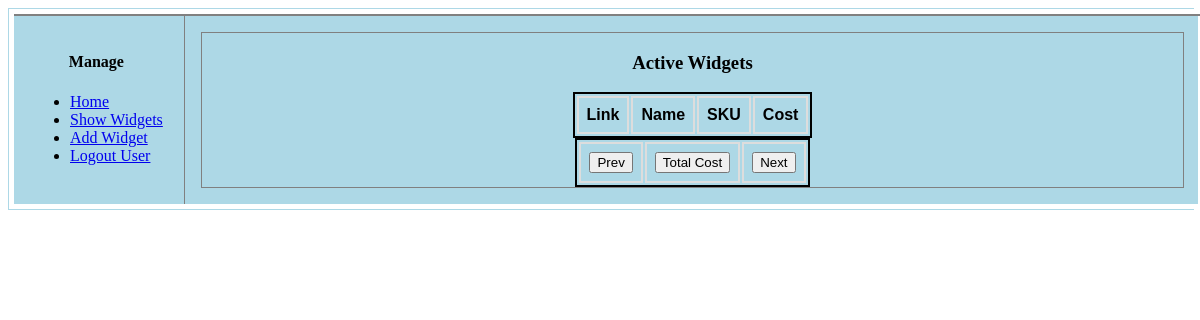
The app's page /simple/widgets/page/1/ (signed in), older data.
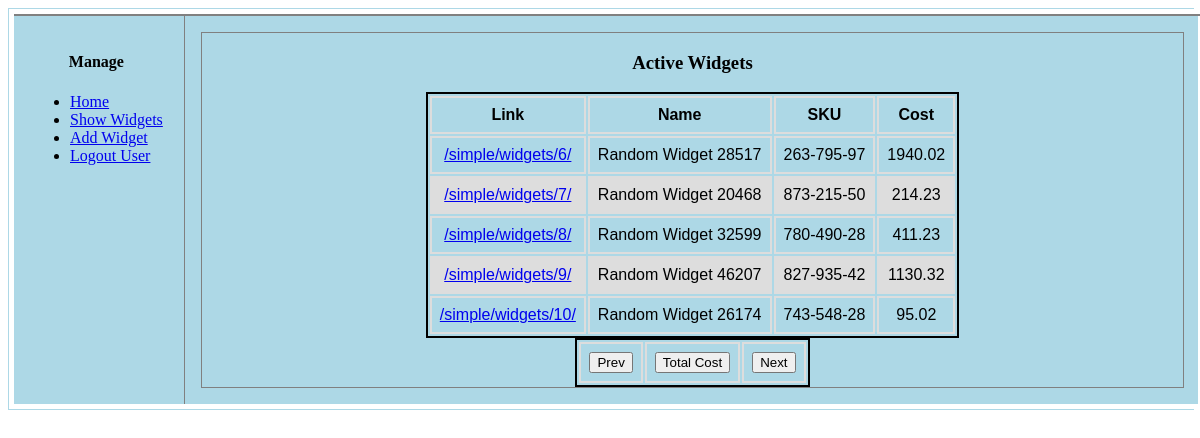
The same page, newer data.
### simple/models.py (models this page shows, shortened)
class Widget(models.Model):
    created_by = models.ForeignKey(User,
                                   on_delete=models.CASCADE)
    name = models.CharField(max_length=20,
                            null=False,
                            blank=False,
                            unique=True)
    sku = models.CharField(max_length=10,
                           null=False,
                           blank=False,
                           unique=True)
    cost = models.DecimalField(max_digits=6,
                               decimal_places=2,
                               default=Decimal('0.00'))
    deleted = models.BooleanField(default=False)
    link = models.URLField(max_length=30,
                           null=True,
                           blank=False)
    ulink = models.URLField(max_length=30,
                            null=True,
                            blank=False)
    dlink = models.URLField(max_length=30,
                            null=True,
                            blank=False)

### simple/views.py (the view)
@login_required
@cache_page(60 * 5)
def widget_list(request, page=0):
    if request.method not in ['GET']:
        return Http405()
    limit = 5
    offset = int(page) * limit
    limit += offset
    context = {}
    context['widgets'] = []
    context['title'] = 'Simple: Active Widgets'
    template = 'simple/widget_list.html'
    try:
        widgets = Widget.objects.filter(deleted=False)[offset:limit]
        context['widgets'] = widgets
        return render(request, template, context)
    except Widget.DoesNotExist as e:
        return render(request, template, context)

### simple/templates/simple/widget_list.html
{% extends "simple/base.html" %}
{% load static %}
{% block table %}
    <h3>Active Widgets</h3>
    <table id="list">
        <thead>
            <tr>
                <th>Link</th>
                <th>Name</th>
                <th>SKU</th>
                <th>Cost</th>
            </tr>
        </thead>
        <tbody>
        {% for widget in widgets %}
            <tr>
                <td><a href="{{ widget.link }}">{{ widget.link }}</a></td>
                <td>{{ widget.name }}</td>
                <td>{{ widget.sku }}</td>
                <td>{{ widget.cost }}</td>
            </tr>
        {% endfor %}
        </tbody>
    </table>
    <table id="pagination">
        <tr>
            <td>
                {% if prev %}
                    <button type="button">
                        <a href="{{ prev }}">Prev</a>
                    </button>
                {% else %}
                    <button type="button">
                        <a>Prev</a>
                    </button>
                {% endif %}
            </td>
            <td>
                {% if aggr %}
                    <button type="button">
                        <a href={% url "simple:widget-aggr" %}>Total Cost</a>
                    </button>
                {% else %}
                    <button type="button">
                        <a>Total Cost</a>
                    </button>
                {% endif %}
            </td>
            <td>
                {% if next %}
                    <button type="button">
                        <a href="{{ next }}">Next</a>
                    </button>
                {% else %}
                    <button type="button">
                        <a>Next</a>
                    </button>
                {% endif %}
            </td>
        </tr>
    </table>
{% endblock %}

Row changes from the older to the newer data that the page shows:
added Widget: link "/simple/widgets/6/", name "Random Widget 28517", sku "263-795-97", cost "1940.02"
added Widget: link "/simple/widgets/7/", name "Random Widget 20468", sku "873-215-50", cost "214.23"
added Widget: link "/simple/widgets/8/", name "Random Widget 32599", sku "780-490-28", cost "411.23"
added Widget: link "/simple/widgets/9/", name "Random Widget 46207", sku "827-935-42", cost "1130.32"
added Widget: link "/simple/widgets/10/", name "Random Widget 26174", sku "743-548-28", cost "95.02"
